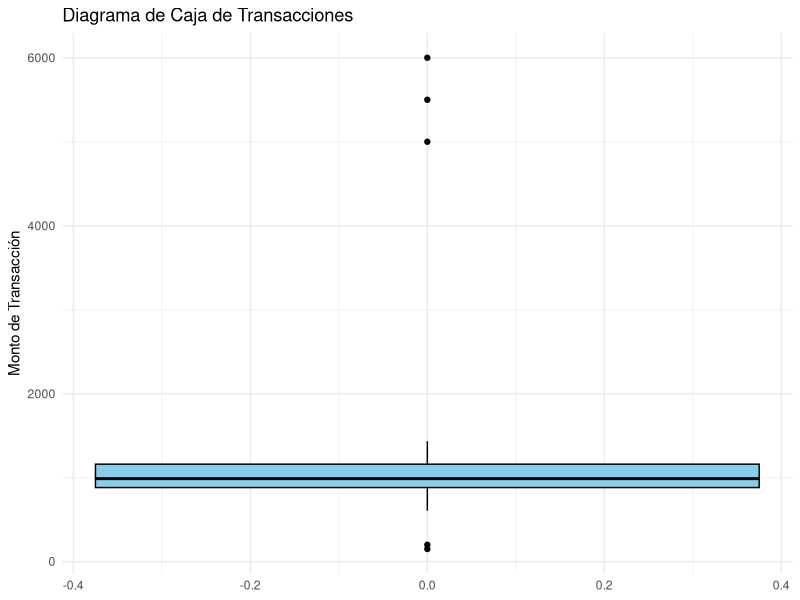

Write R code to recreate this figure. (Note: this script raises an error after producing the figure.)
library(ggplot2)

# Generar datos de transacciones con valores atípicos
set.seed(123)  # Para reproducibilidad
transacciones <- data.frame(
  Monto = c(rnorm(50, mean = 1000, sd = 200),  # 50 valores normales
            5000, 5500, 6000,  # Valores atípicos altos
            200, 150)  # Valores atípicos bajos
)

# Crear diagrama de caja
ggplot(transacciones, aes(y = Monto)) +
  geom_boxplot(fill = "skyblue", color = "black") +
  labs(title = "Diagrama de Caja de Transacciones",
       y = "Monto de Transacción") +
  theme_minimal()

# Calcular cuartiles
Q1 <- quantile(transacciones$Monto, 0.25)
Q3 <- quantile(transacciones$Monto, 0.75)
IQR <- Q3 - Q1  # Rango intercuartil

# Definir límites de outliers
limite_inferior <- Q1 - 1.5 * IQR
limite_superior <- Q3 + 1.5 * IQR

# Identificar outliers
outliers <- transacciones$Monto[transacciones$Monto < limite_inferior | transacciones$Monto > limite_superior]
print(outliers)  # Muestra los valores atípicos detectados


transacciones_filtradas <- transacciones[transacciones$Monto >= limite_inferior & transacciones$Monto <= limite_superior, ]

mediana <- median(transacciones$Monto)
transacciones$Monto[transacciones$Monto < limite_inferior | transacciones$Monto > limite_superior] <- mediana

  summary(transacciones$Monto)

  summary(transacciones_filtradas$Monto)  
